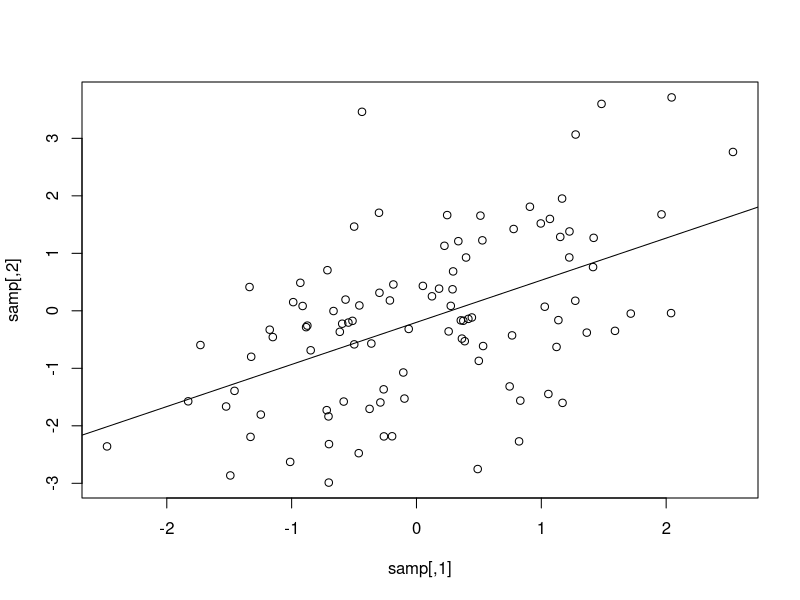

This figure's R source:
library(MASS)
library(lattice)

n <- 100 #Number of samples
mu <- rep(0, 2) #Set means to 0
sig <- cbind(c(1.0,0.5), c(0.5,2.0)) #Covariance matrix
samp <- mvrnorm(n, mu, sig) #Get samples

plot(samp) #Plot the samples
abline(lm(samp[,2] ~ samp[,1])) #Add a regression line